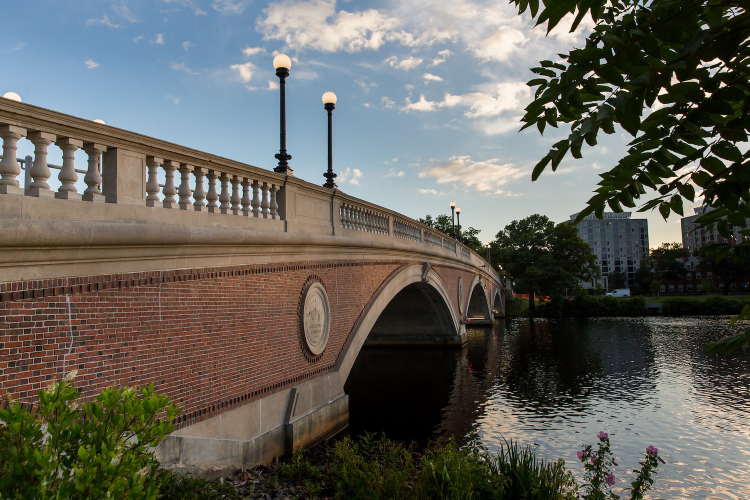
#> input picture Computer Vision/Kernel Filtering/bridge.png, 1500 x 1000 px (shown at 1/2 size)
$ python filter.py bridge.png
#> lines starting #> are read from the running program, lines starting #| are printed output that depends on the picture
import sys

from PIL import Image, ImageDraw, ImageFilter


if len(sys.argv) != 2:
    sys.exit("Usage: python filter.py filename")


def apply_kernel(image, kernel_info):
    kernel = kernel_info["kernel"]
    scale = kernel_info.get("scale", 1)
    offset = kernel_info.get("offset", 0)

    return image.filter(ImageFilter.Kernel(
        size=(3, 3),
        kernel=kernel,
        scale=scale,
        offset=offset
    ))


def add_title(image, title):
    title_height = 32
    titled_image = Image.new("RGB", (image.width, image.height + title_height), "white")
    titled_image.paste(image, (0, title_height))

    draw = ImageDraw.Draw(titled_image)
    text_width = draw.textlength(title)
    draw.text(((image.width - text_width) / 2, 9), title, fill="black")

    return titled_image


def create_comparison_grid(images, columns=3):
    rows = (len(images) + columns - 1) // columns
    cell_width = images[0].width
    cell_height = images[0].height

    grid = Image.new("RGB", (columns * cell_width, rows * cell_height), "white")

    for index, image in enumerate(images):
        x = (index % columns) * cell_width
        y = (index // columns) * cell_height
        grid.paste(image, (x, y))

    return grid


def show_image(image):
    try:
        from IPython.display import display
        display(image)
    except Exception:
        image.show()


kernels = {
    "Edge Detect": {
        "kernel": [-1, -1, -1,
                   -1,  8, -1,
                   -1, -1, -1],
        "scale": 1
    },
    "Sharpen": {
        "kernel": [0, -1,  0,
                   -1, 5, -1,
                   0, -1,  0],
        "scale": 1
    },
    "Box Blur": {
        "kernel": [1, 1, 1,
                   1, 1, 1,
                   1, 1, 1],
        "scale": 9
    },
    "Emboss": {
        "kernel": [-2, -1, 0,
                   -1,  1, 1,
                   0,  1, 2],
        "scale": 1,
        "offset": 128
    },
    "Sobel Horizontal": {
        "kernel": [-1, -2, -1,
                   0,  0,  0,
                   1,  2,  1],
        "scale": 1,
        "offset": 128
    },
    "Sobel Vertical": {
        "kernel": [-1, 0, 1,
                   -2, 0, 2,
                   -1, 0, 1],
        "scale": 1,
        "offset": 128
    }
}

observations = {
    "Edge Detect": "Resalta los bordes y cambios fuertes de color. Elimina mucha informacion de color y textura, por eso sirve para encontrar contornos.",
    "Sharpen": "Aumenta el contraste entre pixeles vecinos. Hace que los detalles se vean mas definidos, aunque tambien puede exagerar el ruido.",
    "Box Blur": "Promedia los pixeles cercanos. Suaviza la imagen, reduce detalles finos y puede servir para disminuir ruido.",
    "Emboss": "Da un efecto de relieve. Convierte los cambios de luz en sombras y brillos, util para destacar textura o profundidad.",
    "Sobel Horizontal": "Detecta cambios verticales de intensidad y resalta bordes horizontales. Es util para analizar lineas o separaciones en una direccion.",
    "Sobel Vertical": "Detecta cambios horizontales de intensidad y resalta bordes verticales. Es util para encontrar columnas, paredes o limites laterales."
}


image = Image.open(sys.argv[1]).convert("RGB")

display_image = image.copy()
display_image.thumbnail((360, 240))
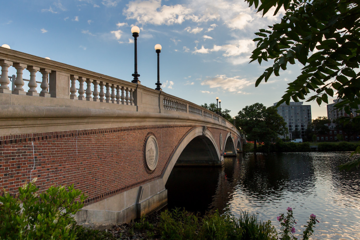
#> display_image: PIL image 360x240 RGB; mean R, G, B 99, 97.9, 91

comparison_images = [add_title(display_image, "Original")]
#> in add_title, `titled_image = Image.new("RGB", (image.width, image.height + title_hei..`: titled_image: PIL image 360x272 RGB; every value is 255
#> in add_title, `titled_image.paste(image, (0, title_height))`:
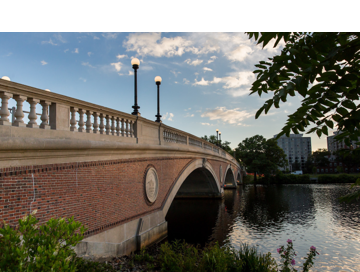
#> titled_image: PIL image 360x272 RGB; mean R, G, B 117.3, 116.3, 110.3
#> in add_title, `text_width = draw.textlength(title)`: text_width = 38

for name, kernel_info in kernels.items():
    filtered = apply_kernel(display_image, kernel_info)
    comparison_images.append(add_title(filtered, name))
#> this loop made 6 passes
#> text_width in add_title on passes 1 to 6: 56, 41, 38, 34, 77, 63
#> pass 1, `filtered = apply_kernel(display_image, kernel_info)`:
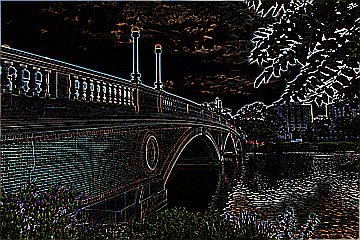
#> filtered: PIL image 360x240 RGB; mean R, G, B 31, 30, 27.8
#> pass 2, `filtered = apply_kernel(display_image, kernel_info)`:
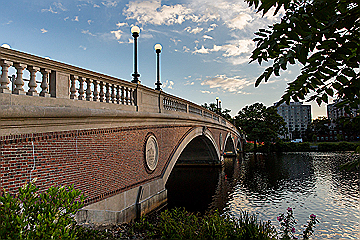
#> filtered: PIL image 360x240 RGB; mean R, G, B 100.7, 99.6, 94.1
#> pass 3, `filtered = apply_kernel(display_image, kernel_info)`:
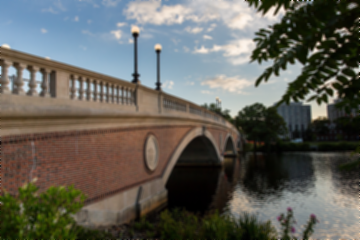
#> filtered: PIL image 360x240 RGB; mean R, G, B 99, 97.9, 91
#> after the loop:
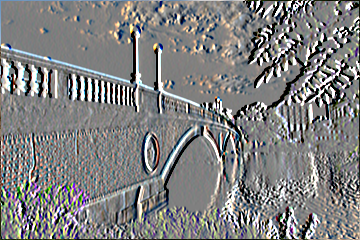
#> filtered: PIL image 360x240 RGB; mean R, G, B 127.6, 127.7, 127.6
#> after the loop, comparison_images = 7 items

comparison_grid = create_comparison_grid(comparison_images)
#> in create_comparison_grid, `rows = (len(images) + columns - 1) // columns`: rows = 3
#> in create_comparison_grid, `grid = Image.new("RGB", (columns * cell_width, rows * cell_height), "w..`: grid: PIL image 1080x816 RGB; every value is 255
#> the loop in create_comparison_grid, `for index, image in enumerate(images):` made 7 passes
#> (x, y) on passes 1 to 7: (0, 0), (360, 0), (720, 0), (0, 272), (360, 272), (720, 272), (0, 544)
#> after the loop in create_comparison_grid, `for index, image in enumerate(images):`:
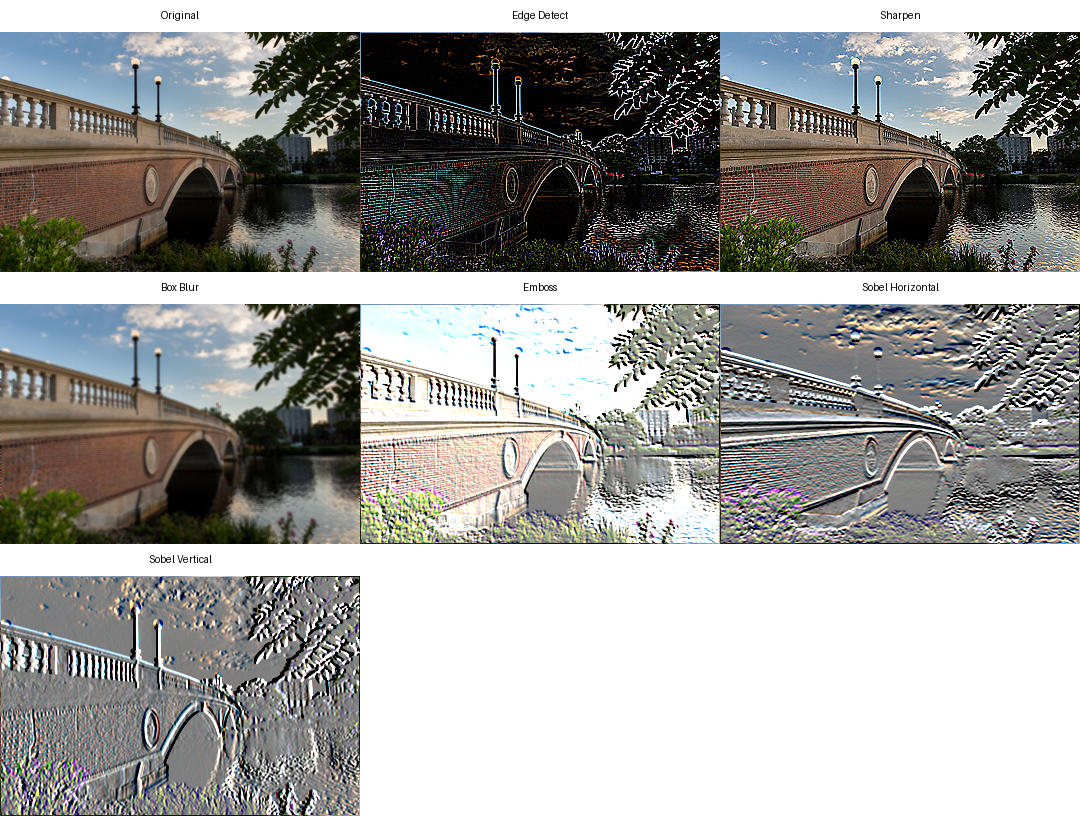
#> grid: PIL image 1080x816 RGB; mean R, G, B 156.7, 156.2, 153.3
comparison_grid.save("filtered_comparison.png")
show_image(comparison_grid)

print("Observaciones:")
for name, observation in observations.items():
    print(f"- {name}: {observation}")

print("\nImagen comparativa guardada como filtered_comparison.png")
